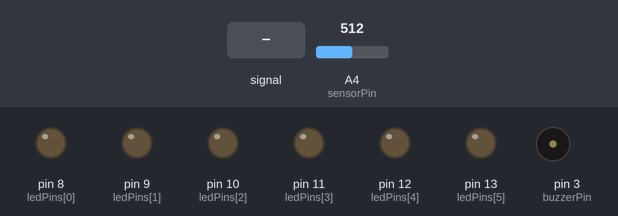
The sketch below on a simulated Arduino Uno, built with avr-gcc and run on an emulated ATmega328P. Parts: output pins drawn as LEDs (lit = HIGH), buzzer (waves = sounding). Inputs (shaded band) come from the test bench; at power-on: A4 (sensorPin) = 512. Pins used as bus, display or sensor lines are not drawn.

Above: at 1.2 s.
1.3 s: A4 (sensorPin) fed a 200 Hz sine of ±81 counts around its level
4.3 s: A4 (sensorPin) set to 716
At 5.2 s:
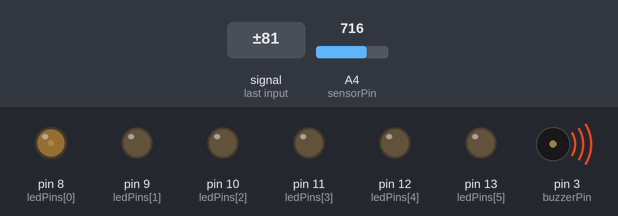
7.3 s: A4 (sensorPin) set to 676
At 8.5 s:
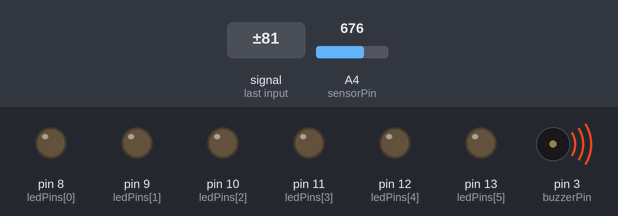
8.8 s: A4 (sensorPin) set to 900
At 9.08 s:
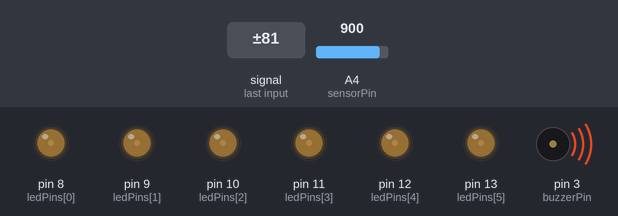
11.8 s: A4 (sensorPin) set to 511
At 13.2 s:
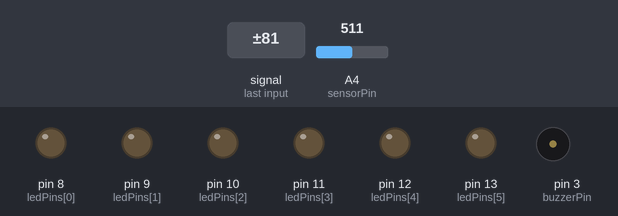
Timing chart, 0 to 14.3 s (numbered marks = the images above; inputs shaded):
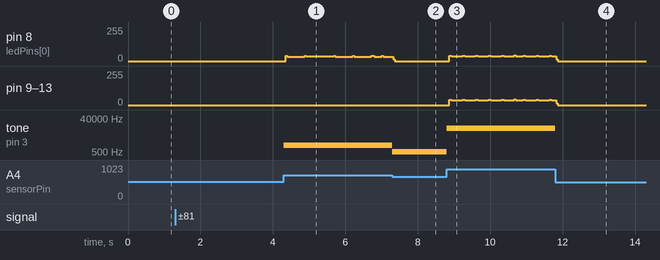

The sketch:

LightSensorBuzzer.ino
```cpp
//define pins
int buzzerPin = 3;
int sensorPin = 4;

float sensorValue;
float freq = 0;

int led1Pin = 8;
int led2Pin = 9;
int led3Pin = 10;
int led4Pin = 11;
int led5Pin = 12;
int led6Pin = 13;
int leds = 0;
int ledPins[] = {
  8,9,10,11,12,13
};

void setup(){
  pinMode(buzzerPin, OUTPUT);
  for(int i = 0; i < 6; i++){
    pinMode(ledPins[i], OUTPUT);
  }
}

int count = 0;
void loop(){

    count++;
    if(count > 9999)count=0;
    ledOn(0);
    int value = analogRead(sensorPin);
    value = map(value, 550, 820, 0, 1024);
    if(value < 5){
      noTone(buzzerPin);
      return;
    }
    sensorValue = (float)value / 1024.f;
    sensorValue = sensorValue * sensorValue * sensorValue;
    leds = 7 * sensorValue;
    if(count % 6 == 0) ledOn(leds);


    freq = sensorValue * 5000.f;
    tone(buzzerPin, freq);
    delay(1);

}

void ledOn(int total){
   for(int i = 0; i < 6; i++){
      digitalWrite(ledPins[i], LOW);
    }
    for(int i = 0; i < total ; i++){
      digitalWrite(ledPins[i], HIGH);
    }
}
```

Measured:
- after the input at 4.3 s, tone on pin 3 (buzzerPin): silent → 1158 Hz at once
- after the input at 7.3 s, tone on pin 3 (buzzerPin): 1158 Hz → 505 Hz at once
- after the input at 8.8 s, tone on pin 3 (buzzerPin): 505 Hz → 10881 Hz at once
- after the input at 11.8 s, tone on pin 3 (buzzerPin): 10881 Hz → silent at once
